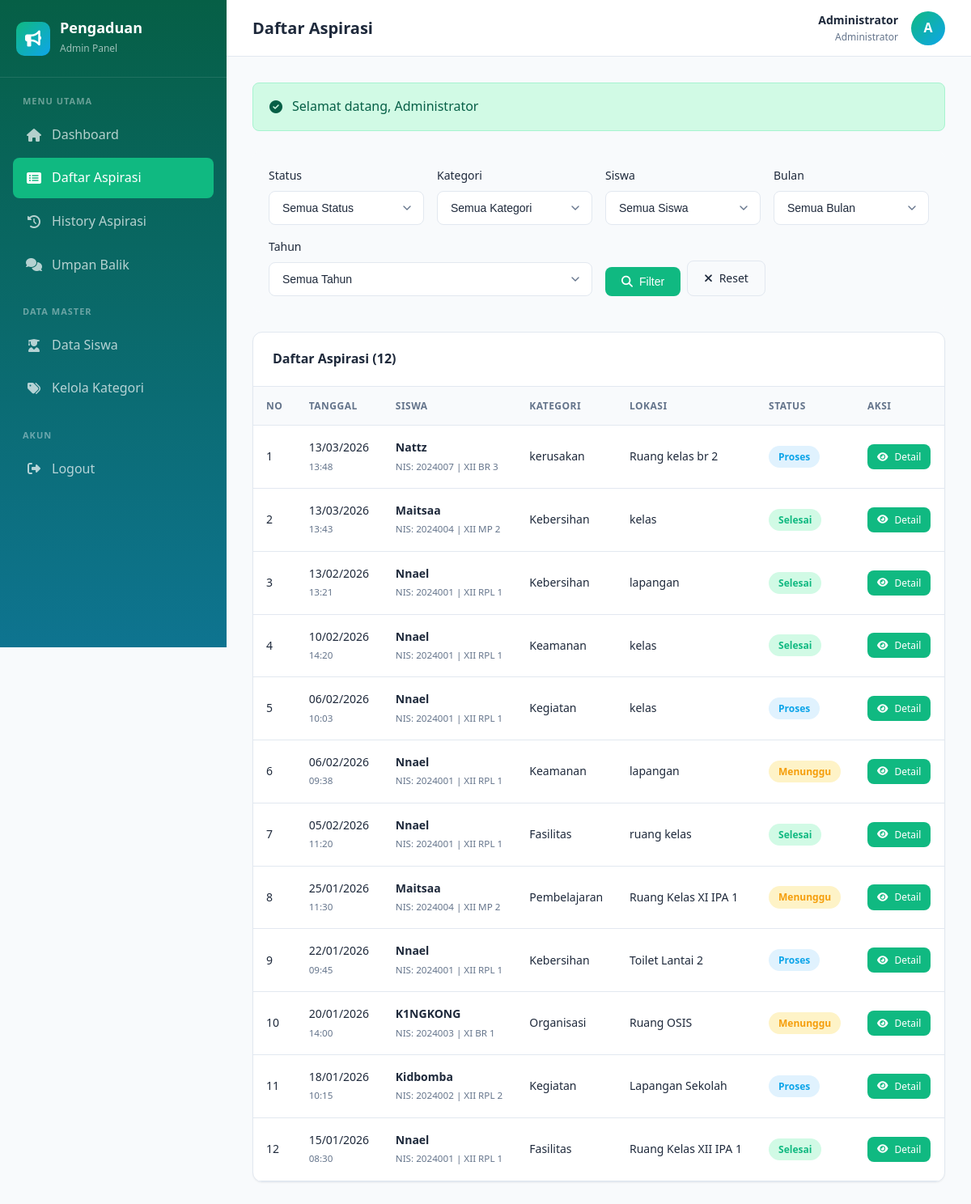
/index.php?page=admin/aspirasi (signed in), run on the app's committed database.
### tables this page shows
CREATE TABLE `input_aspirasi` (
  `id_pelaporan` int NOT NULL,
  `nis` int NOT NULL,
  `id_kategori` int NOT NULL,
  `lokasi` varchar(50) NOT NULL,
  `ket` text NOT NULL,
  `tanggal_input` datetime DEFAULT CURRENT_TIMESTAMP
);

CREATE TABLE `siswa` (
  `nis` int NOT NULL,
  `nama` varchar(100) NOT NULL,
  `kelas` varchar(10) NOT NULL,
  `password` varchar(255) NOT NULL,
  `created_at` timestamp NULL DEFAULT CURRENT_TIMESTAMP
);

CREATE TABLE `kategori` (
  `id_kategori` int NOT NULL,
  `ket_kategori` varchar(30) NOT NULL,
  `created_at` timestamp NULL DEFAULT CURRENT_TIMESTAMP
);

CREATE TABLE `aspirasi` (
  `id_aspirasi` int NOT NULL,
  `id_pelaporan` int NOT NULL,
  `status` enum('Menunggu','Proses','Selesai') DEFAULT 'Menunggu',
  `feedback` text,
  `tanggal_update` datetime DEFAULT CURRENT_TIMESTAMP ON UPDATE CURRENT_TIMESTAMP
);

### controllers/AdminController.php (called while the page is built, shortened)
<?php
require_once __DIR__ . '/Controller.php';
require_once __DIR__ . '/../models/InputAspirasi.php';
class AdminController extends Controller {
    private $inputAspirasiModel;
    private $kategoriModel;
    private $siswaModel;
    public function __construct() {
        $this->inputAspirasiModel = new InputAspirasi();
        $this->kategoriModel = new Kategori();
        $this->siswaModel = new Siswa();
    }
    public function aspirasiIndex(): void {
        $filters = [
            'status' => $this->get('status'),
            'kategori' => $this->get('kategori'),
            'nis' => $this->get('nis'),
            'tanggal_mulai' => $this->get('tanggal_mulai'),
            'tanggal_akhir' => $this->get('tanggal_akhir'),
            'bulan' => $this->get('bulan'),
            'tahun' => $this->get('tahun')
        ];
        $filters = array_filter($filters);
        $aspirasi = $this->inputAspirasiModel->getAllWithDetail($filters);
        $kategori = $this->kategoriModel->findAll('ket_kategori', 'ASC');
        $siswa = $this->siswaModel->findAll('nama', 'ASC');
        $this->view('admin/aspirasi/index', [
            'title' => 'Daftar Aspirasi',
            'user' => $this->getCurrentUser(),
            'flash' => $this->getFlash(),
            'aspirasi' => $aspirasi,
            'kategori' => $kategori,
            'siswa' => $siswa,
            'filters' => $filters
        ]);
    }
}

### config/Database.php (called while the page is built, shortened)
<?php
class Database {
    private static $instance = null;
    private $connection;
    private function __construct() {
        try {
            $dsn = "mysql:host=" . DB_HOST . ";dbname=" . DB_NAME . ";charset=utf8mb4";
            $options = [
                PDO::ATTR_ERRMODE => PDO::ERRMODE_EXCEPTION,
                PDO::ATTR_DEFAULT_FETCH_MODE => PDO::FETCH_ASSOC,
                PDO::ATTR_EMULATE_PREPARES => false,
            ];
            $this->connection = new PDO($dsn, DB_USER, DB_PASS, $options);
        } catch (PDOException $e) {
            die("Koneksi database gagal: " . $e->getMessage());
        }
    }
    public static function getInstance(): Database {
        if (self::$instance === null) {
            self::$instance = new self();
        }
        return self::$instance;
    }
    public function query(string $sql, array $params = []): PDOStatement {
        $stmt = $this->connection->prepare($sql);
        $stmt->execute($params);
        return $stmt;
    }
}

### models/Model.php (called while the page is built, shortened)
<?php
require_once __DIR__ . '/../config/Database.php';
abstract class Model {
    public function __construct() {
        $this->db = Database::getInstance();
    }
}

### models/InputAspirasi.php (called while the page is built, shortened)
<?php
require_once __DIR__ . '/Model.php';
class InputAspirasi extends Model {
    protected $table = 'input_aspirasi';
    public function getAllWithDetail(array $filters = []): array {
        $sql = "SELECT ia.*, s.nama as nama_siswa, s.kelas, k.ket_kategori,
                       a.id_aspirasi, a.status, a.feedback, a.tanggal_update
                FROM {$this->table} ia
                JOIN siswa s ON ia.nis = s.nis
                JOIN kategori k ON ia.id_kategori = k.id_kategori
                LEFT JOIN aspirasi a ON ia.id_pelaporan = a.id_pelaporan
                WHERE 1=1";
        $params = [];
        $sql .= " ORDER BY ia.tanggal_input DESC";
        return $this->db->query($sql, $params)->fetchAll();
    }
}

### views/admin/aspirasi/index.php (the view, shortened to what this page needs)
<?php
require_once __DIR__ . '/../../layouts/header.php';
require_once __DIR__ . '/../../layouts/sidebar_admin.php';
?>
<form class="filter-form" method="GET" action="<?= BASE_URL ?>index.php">
    <div class="form-group">
        <label class="form-label">Status</label>
        <select name="status" class="form-control">
            <option value="">Semua Status</option>
        </select>
    </div>
    <div class="form-group">
        <label class="form-label">Kategori</label>
        <select name="kategori" class="form-control">
            <option value="">Semua Kategori</option>
        </select>
    </div>
    <div class="form-group">
        <label class="form-label">Siswa</label>
        <select name="nis" class="form-control">
            <option value="">Semua Siswa</option>
        </select>
    </div>
    <div class="form-group">
        <label class="form-label">Bulan</label>
        <select name="bulan" class="form-control">
            <option value="">Semua Bulan</option>
        </select>
    </div>
    <div class="form-group">
        <label class="form-label">Tahun</label>
        <select name="tahun" class="form-control">
            <option value="">Semua Tahun</option>
        </select>
    </div>
    <div class="form-group" style="display: flex; align-items: flex-end; gap: 8px;">
        <button type="submit" class="btn btn-primary">
            <i class="fas fa-search"></i> Filter
        </button>
        <a href="<?= BASE_URL ?>index.php?page=admin/aspirasi" class="btn btn-secondary">
            <i class="fas fa-times"></i> Reset
        </a>
    </div>
</form>
<div class="card">
    <div class="card-header">
        <h3 class="card-title">Daftar Aspirasi (<?= count($aspirasi) ?>)</h3>
    </div>
    <div class="card-body" style="padding: 0;">
        <?php if (!empty($aspirasi)): ?>
            <div class="table-container">
                <table>
                    <thead>
                        <tr>
                            <th>No</th>
                            <th>Tanggal</th>
                            <th>Siswa</th>
                            <th>Kategori</th>
                            <th>Lokasi</th>
                            <th>Status</th>
                            <th>Aksi</th>
                        </tr>
                    </thead>
                    <tbody>
                        <?php foreach ($aspirasi as $index => $item): ?>
                            <tr>
                                <td><?= $index + 1 ?></td>
                                <td>
                                    <?= date('d/m/Y', strtotime($item['tanggal_input'])) ?><br>
                                    <small class="text-secondary"><?= date('H:i', strtotime($item['tanggal_input'])) ?></small>
                                </td>
                                <td>
                                    <strong><?= htmlspecialchars($item['nama_siswa']) ?></strong><br>
                                    <small class="text-secondary">NIS: <?= $item['nis'] ?> | <?= htmlspecialchars($item['kelas']) ?></small>
                                </td>
                                <td><?= htmlspecialchars($item['ket_kategori']) ?></td>
                                <td><?= htmlspecialchars($item['lokasi']) ?></td>
                                <td>
                                    <span class="badge badge-<?= strtolower($item['status']) ?>">
                                        <?= $item['status'] ?>
                                    </span>
                                </td>
                                <td>
                                    <a href="<?= BASE_URL ?>index.php?page=admin/aspirasi/detail&id=<?= $item['id_pelaporan'] ?>"
                                       class="btn btn-primary btn-sm">
                                        <i class="fas fa-eye"></i> Detail
                                    </a>
                                </td>
                            </tr>
                        <?php endforeach; ?>
                    </tbody>
                </table>
            </div>
        <?php endif; ?>
    </div>
</div>
    </div>
</main>
<?php require_once __DIR__ . '/../../layouts/footer.php'; ?>

### controllers/assets/css/style.css (style rules this page uses)
:root { --primary-color: #10b981; --primary-hover: #059669; --primary-light: #d1fae5; --secondary-color: #64748b; --success-color: #10b981; --success-light: #d1fae5; --warning-color: #f59e0b; --warning-light: #fef3c7; --danger-color: #ef4444; --danger-light: #fee2e2; --info-color: #0ea5e9; --info-light: #e0f2fe; --bg-primary: #f8fafc; --bg-secondary: #ffffff; --bg-dark: #1e293b; --text-primary: #1e293b; --text-secondary: #64748b; --text-light: #ffffff; --border-color: #e2e8f0; --border-radius: 12px; --border-radius-sm: 8px; --shadow-sm: 0 1px 2px 0 rgb(0 0 0 / 0.05); --shadow: 0 4px 6px -1px rgb(0 0 0 / 0.1), 0 2px 4px -2px rgb(0 0 0 / 0.1); --shadow-lg: 0 10px 15px -3px rgb(0 0 0 / 0.1), 0 4px 6px -4px rgb(0 0 0 / 0.1); --sidebar-width: 280px; --header-height: 70px; --transition: all 0.3s ease; }
* { margin: 0; padding: 0; box-sizing: border-box; }
body { font-family: 'Segoe UI', 'Inter', -apple-system, BlinkMacSystemFont, sans-serif; background-color: var(--bg-primary); color: var(--text-primary); line-height: 1.6; min-height: 100vh; }
a { text-decoration: none; color: inherit; }
.card { background: var(--bg-secondary); border-radius: var(--border-radius); box-shadow: var(--shadow-sm); border: 1px solid var(--border-color); overflow: hidden; }
.card-header { padding: 20px 24px; border-bottom: 1px solid var(--border-color); display: flex; align-items: center; justify-content: space-between; }
.card-title { font-size: 16px; font-weight: 600; color: var(--text-primary); }
.card-body { padding: 24px; }
.table-container { overflow-x: auto; }
table { width: 100%; border-collapse: collapse; }
thead { background: var(--bg-primary); }
th { padding: 14px 16px; text-align: left; font-size: 12px; font-weight: 600; text-transform: uppercase; letter-spacing: 0.5px; color: var(--text-secondary); border-bottom: 1px solid var(--border-color); }
td { padding: 16px; border-bottom: 1px solid var(--border-color); font-size: 14px; color: var(--text-primary); }
.badge { display: inline-flex; align-items: center; padding: 4px 12px; border-radius: 20px; font-size: 12px; font-weight: 600; }
.badge-menunggu { background: var(--warning-light); color: var(--warning-color); }
.badge-proses { background: var(--info-light); color: var(--info-color); }
.badge-selesai { background: var(--success-light); color: var(--success-color); }
.btn { display: inline-flex; align-items: center; justify-content: center; gap: 8px; padding: 10px 20px; border-radius: var(--border-radius-sm); font-size: 14px; font-weight: 500; border: none; cursor: pointer; transition: var(--transition); }
.btn-primary { background: var(--primary-color); color: var(--text-light); }
.btn-secondary { background: var(--bg-primary); color: var(--text-primary); border: 1px solid var(--border-color); }
.btn-sm { padding: 6px 12px; font-size: 12px; }
.form-group { margin-bottom: 20px; }
.form-label { display: block; font-size: 14px; font-weight: 500; color: var(--text-primary); margin-bottom: 8px; }
.form-control { width: 100%; padding: 12px 16px; border: 1px solid var(--border-color); border-radius: var(--border-radius-sm); font-size: 14px; color: var(--text-primary); background: var(--bg-secondary); transition: var(--transition); }
.form-control::placeholder { color: var(--text-secondary); }
select.form-control { appearance: none; background-repeat: no-repeat; background-position: right 12px center; padding-right: 40px; }
.filter-form { display: flex; flex-wrap: wrap; gap: 16px; padding: 20px; background: var(--bg-primary); border-radius: var(--border-radius); margin-bottom: 24px; }
.filter-form .form-group { margin-bottom: 0; flex: 1; min-width: 180px; }
.text-secondary { color: var(--text-secondary); }

### data on the page
input_aspirasi: tanggal_input "13/03/2026", tanggal_input "13:48", nis.nama "Nattz", nis "2024007", nis.kelas "XII BR 3", id_kategori.ket_kategori "kerusakan", lokasi "Ruang kelas br 2", aspirasi.status "Proses"
input_aspirasi: tanggal_input "13/03/2026", tanggal_input "13:43", nis.nama "Maitsaa", nis "2024004", nis.kelas "XII MP 2", id_kategori.ket_kategori "Kebersihan", lokasi "kelas", aspirasi.status "Selesai"
input_aspirasi: tanggal_input "13/02/2026", tanggal_input "13:21", nis.nama "Nnael", nis "2024001", nis.kelas "XII RPL 1", id_kategori.ket_kategori "Kebersihan", lokasi "lapangan", aspirasi.status "Selesai"
input_aspirasi: tanggal_input "10/02/2026", tanggal_input "14:20", nis.nama "Nnael", nis "2024001", nis.kelas "XII RPL 1", id_kategori.ket_kategori "Keamanan", lokasi "kelas", aspirasi.status "Selesai"
input_aspirasi: tanggal_input "06/02/2026", tanggal_input "10:03", nis.nama "Nnael", nis "2024001", nis.kelas "XII RPL 1", id_kategori.ket_kategori "Kegiatan", lokasi "kelas", aspirasi.status "Proses"
input_aspirasi: tanggal_input "06/02/2026", tanggal_input "09:38", nis.nama "Nnael", nis "2024001", nis.kelas "XII RPL 1", id_kategori.ket_kategori "Keamanan", lokasi "lapangan", aspirasi.status "Menunggu"
input_aspirasi: tanggal_input "05/02/2026", tanggal_input "11:20", nis.nama "Nnael", nis "2024001", nis.kelas "XII RPL 1", id_kategori.ket_kategori "Fasilitas", lokasi "ruang kelas", aspirasi.status "Selesai"
input_aspirasi: tanggal_input "25/01/2026", tanggal_input "11:30", nis.nama "Maitsaa", nis "2024004", nis.kelas "XII MP 2", id_kategori.ket_kategori "Pembelajaran", lokasi "Ruang Kelas XI IPA 1", aspirasi.status "Menunggu"
input_aspirasi: tanggal_input "22/01/2026", tanggal_input "09:45", nis.nama "Nnael", nis "2024001", nis.kelas "XII RPL 1", id_kategori.ket_kategori "Kebersihan", lokasi "Toilet Lantai 2", aspirasi.status "Proses"
input_aspirasi: tanggal_input "20/01/2026", tanggal_input "14:00", nis.nama "K1NGKONG", nis "2024003", nis.kelas "XI BR 1", id_kategori.ket_kategori "Organisasi", lokasi "Ruang OSIS", aspirasi.status "Menunggu"
input_aspirasi: tanggal_input "18/01/2026", tanggal_input "10:15", nis.nama "Kidbomba", nis "2024002", nis.kelas "XII RPL 2", id_kategori.ket_kategori "Kegiatan", lokasi "Lapangan Sekolah", aspirasi.status "Proses"
input_aspirasi: tanggal_input "15/01/2026", tanggal_input "08:30", nis.nama "Nnael", nis "2024001", nis.kelas "XII RPL 1", id_kategori.ket_kategori "Fasilitas", lokasi "Ruang Kelas XII IPA 1", aspirasi.status "Selesai"

### other printed values
$title "Daftar Aspirasi"
$user['nama'] "Administrator"
substr($user['nama'] ?? 'A', 0, 1) "A"
$flash['message'] "Selamat datang, Administrator"
count($aspirasi) "12"
